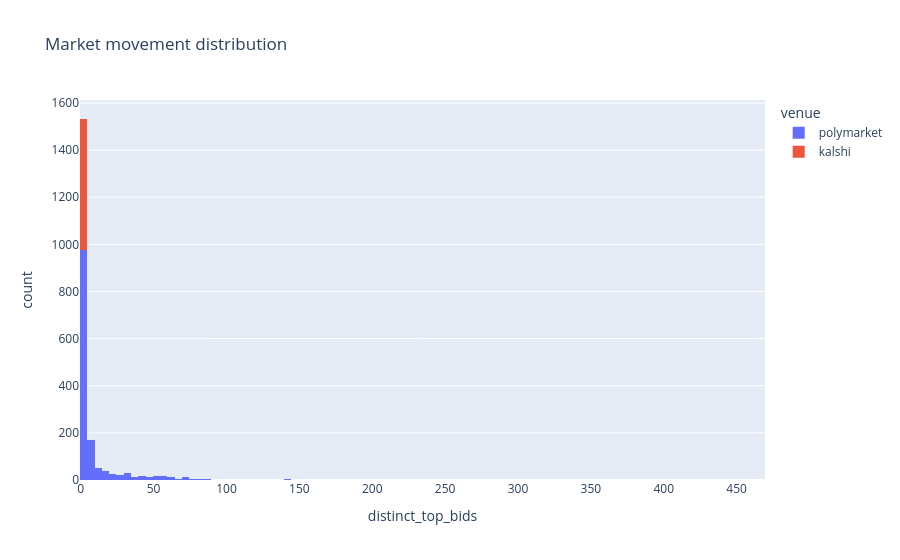

The code cell stored with this chart in its notebook:
### Markdown cell above
## Section 4: Market movement

### Code cell
movement = market_movement(con)
plot_movement_distribution(movement)

### Figure 1 — Plotly figure (JSON) as saved in the notebook; plotly's stock layout.template omitted (floating-point values rounded to 4 significant figures; data arrays with more than 128 entries replaced by an {"elided": "..."} marker saying what was removed)
{"data": [{"bingroup": "x", "hovertemplate": "venue=polymarket<br>distinct_top_bids=%{x}<br>count=%{y}<extra></extra>", "legendgroup": "polymarket", "marker": {"color": "#636efa", "pattern": {"shape": ""}}, "name": "polymarket", "orientation": "v", "showlegend": true, "x": {"elided": "1467 int values"}, "xaxis": "x", "yaxis": "y", "type": "histogram"}, {"bingroup": "x", "hovertemplate": "venue=kalshi<br>distinct_top_bids=%{x}<br>count=%{y}<extra></extra>", "legendgroup": "kalshi", "marker": {"color": "#EF553B", "pattern": {"shape": ""}}, "name": "kalshi", "orientation": "v", "showlegend": true, "x": {"elided": "560 int values"}, "xaxis": "x", "yaxis": "y", "type": "histogram"}], "layout": {"xaxis": {"anchor": "y", "domain": [0.0, 1.0], "title": {"text": "distinct_top_bids"}}, "yaxis": {"anchor": "x", "domain": [0.0, 1.0], "title": {"text": "count"}}, "legend": {"title": {"text": "venue"}, "tracegroupgap": 0}, "title": {"text": "Market movement distribution"}, "barmode": "relative"}}
